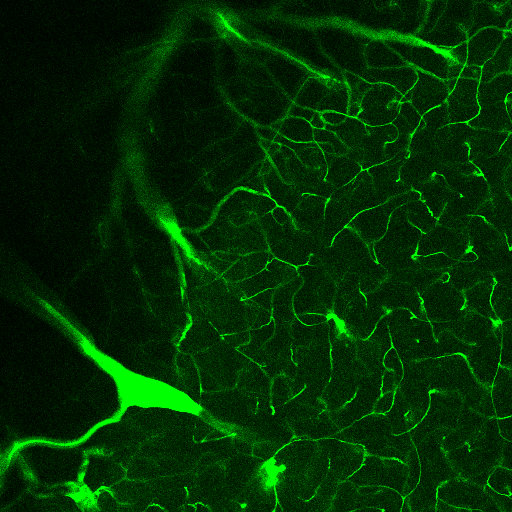
#> input picture images/HFHS13-16wk_HFHS13-4z_z09.tif, 512 x 512 px, found by its file name
$ python dene.py   (older library calls are emulated)
#> lines starting #> are read from the running program, lines starting #| are printed output that depends on the picture
import bm4d
import cv2
import numpy as np
import skimage
from matplotlib import pyplot as plt
from skimage import img_as_float
from skimage.filters.ridges import frangi
from skimage.restoration import estimate_sigma, denoise_nl_means

from frangiFilter2D import FrangiFilter2D, eig2image

img2 = cv2.imread('..\images\HFHS13-16wk_HFHS13-4z_z09.tif')
#> img2 is the input picture: shape (512, 512, 3); mean B, G, R 0, 46.8, 0

sigma_est= np.mean(estimate_sigma(img2,multichannel=False))
#> sigma_est = 5.23

denoised= denoise_nl_means(img2,h=1.2*sigma_est,fast_mode=True, patch_size=5, patch_distance=3, multichannel=False)
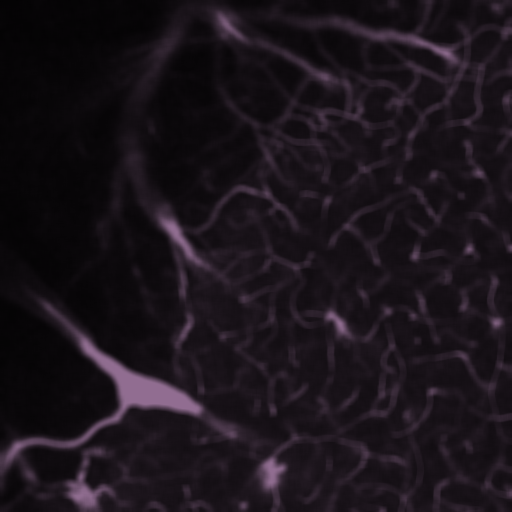
#> denoised: shape (512, 512, 3) float64; mean B, G, R 0.105, 0.0787, 0.105

cv2.imshow('main denoised ', denoised)

cv2.imshow('main img2 ', img2)
#> (the run stopped early here; a loop or call above may not have finished)
